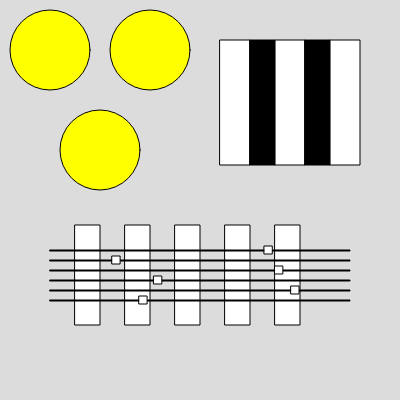
Frame 1 (no input)
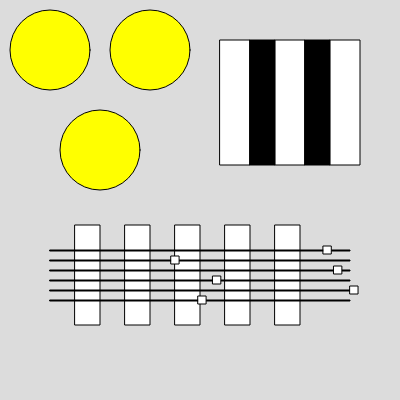
Frame 60 (no input)
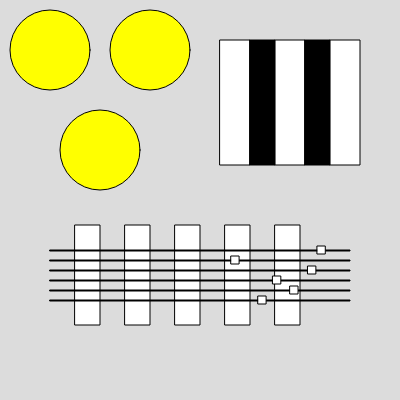
Frame 120 (the mouse pressed at the canvas centre since frame 60)

The p5.js sketch that drew these frames (run headless with seeded random() and noise() and a simulated clock; from frame 60 on, the mouse is pressed at the canvas centre):

// p5.js sketch
// ── sketch.js
let x;
let y;
let speed;
let a;
let b;

let speed1;
let a1;
let x1;
let y1;

let speed2;
let a2;
let x2;
let y2;

let speed3;
let a3;
let x3;
let y3;

let speed4;
let a4;
let x4;
let y4;

let speed5;
let a5;
let x5;
let y5;

function setup() {
  createCanvas(400, 400);
  x = random(50, 350);
  y = 246;
  speed = 1;
  a = speed;
  b = 0;
  x1 = random(50, 350);
  y1 = 256;
  speed1 = 1;
  a1 = speed1;
  x2 = random(50, 350);
  y2 = 266;
  speed2 = 1;
  a2 = speed2;
  x3 = random(50, 350);
  y3 = 276;
  speed3 = 1;
  a3 = speed3;
  x4 = random(50, 350);
  y4 = 286;
  speed4 = 1;
  a4 = speed4;
  x5 = random(50, 350);
  y5 = 296;
  speed5 = 1;
  a5 = speed5;
}

function draw() {
  background(220);
  fill(255, 255, 0);
  if (mouseIsPressed == true) {
    if (mouseX >= 10) {
      if (mouseX <= 90) {
        if (mouseY >= 10) {
          if (mouseY <= 90) {
            fill(255, 0, 0);
          }
        }
      }
    }
  }
  if (mouseIsPressed == true) {
    if (mouseX >= 110) {
      if (mouseX <= 190) {
        if (mouseY >= 10) {
          if (mouseY <= 90) {
            fill(255, 0, 255);
          }
        }
      }
    }
  }
  if (mouseIsPressed == true) {
    if (mouseX >= 60) {
      if (mouseX <= 140) {
        if (mouseY >= 110) {
          if (mouseY <= 190) {
            fill(255, 0, 255);
          }
        }
      }
    }
  }
  circle(50, 50, 80);
  circle(150, 50, 80);
  circle(100, 150, 80);
  fill(255);
  rect(220, 40, 30, 125);
  rect(275, 40, 30, 125);
  rect(330, 40, 30, 125);
  rect(75, 225, 25, 100);
  rect(125, 225, 25, 100);
  rect(175, 225, 25, 100);
  rect(225, 225, 25, 100);
  rect(275, 225, 25, 100);
  fill(0);
  rect(250, 40, 25, 125);
  rect(305, 40, 25, 125);
  rect(50, 250, 300, 1);
  rect(50, 260, 300, 1);
  rect(50, 270, 300, 1);
  rect(50, 280, 300, 1);
  rect(50, 290, 300, 1);
  rect(50, 300, 300, 1);
  fill(255);
  rect(x, y, 8, 8);
  x += a;
  y += b;
  if (x <= 50) {
    a = speed;
  }
  if (x >= 350) {
    a = -speed;
  }
  rect(x1, y1, 8, 8);
  x1 += a1;
  y1 += b;
  if (x1 <= 50) {
    a1 = speed1;
  }
  if (x1 >= 350) {
    a1 = -speed1;
  }
  rect(x2, y2, 8, 8);
  x2 += a2;
  y2 += b;
  if (x2 <= 50) {
    a2 = speed2;
  }
  if (x2 >= 350) {
    a2 = -speed2;
  }
  rect(x3, y3, 8, 8);
  x3 += a3;
  y3 += b;
  if (x3 <= 50) {
    a3 = speed3;
  }
  if (x3 >= 350) {
    a3 = -speed3;
  }
  rect(x4, y4, 8, 8);
  x4 += a4;
  y4 += b;
  if (x4 <= 50) {
    a4 = speed4;
  }
  if (x4 >= 350) {
    a4 = -speed4;
  }
  rect(x5, y5, 8, 8);
  x5 += a5;
  y5 += b;
  if (x5 <= 50) {
    a5 = speed5;
  }
  if (x5 >= 350) {
    a5 = -speed5;
  }
}
